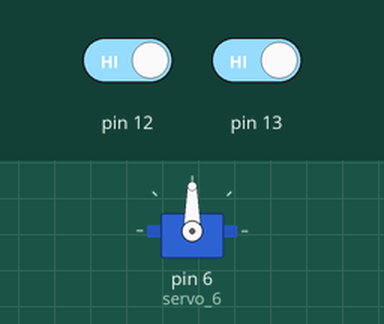
The sketch below on a simulated Arduino Uno, built with avr-gcc and run on an emulated ATmega328P. On the bench: servo. The test bench sets the inputs (shaded band); at power-on: pin 12 HIGH, pin 13 HIGH.

Above: at 1.2 s.
1.3 s: pin 12 driven LOW
At 2.4 s:
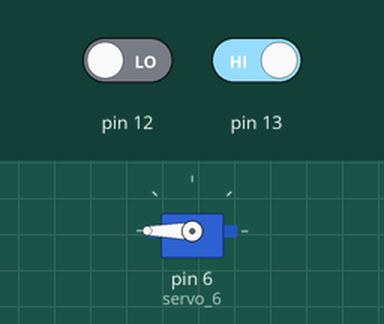
2.8 s: pin 13 driven LOW
At 3.7 s:
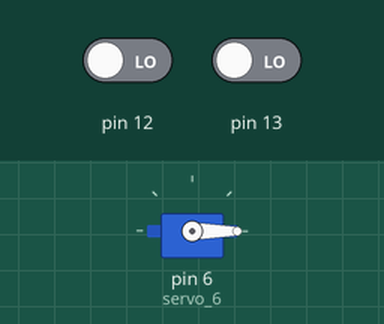
4.3 s: pin 13 driven HIGH
At 5.0 s:
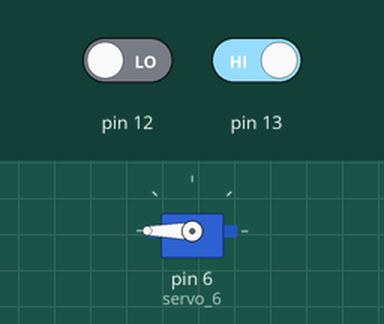
Timing chart, 0 to 7.3 s (numbered marks = the images above; inputs shaded):
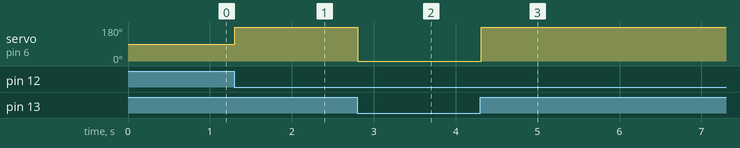

The sketch:

code.ino
```cpp
// C++ code
//
#include <Servo.h>

Servo servo_6;

void setup()
{
  servo_6.attach(6, 500, 2500);
}

void loop()
{
  if (digitalRead(12) == LOW) {
  	servo_6.write(180);
  }

  if (digitalRead(13) == LOW) {
  	servo_6.write(0);
  }


  delay(10); // Delay a little bit to improve simulation performance
}
```

Measured:
- after the input at 1.3 s, servo on pin 6 (servo_6): 90° → 180° at once
- after the input at 2.8 s, servo on pin 6 (servo_6): 180° → 0° at once
- after the input at 4.3 s, servo on pin 6 (servo_6): 0° → 180° at once
